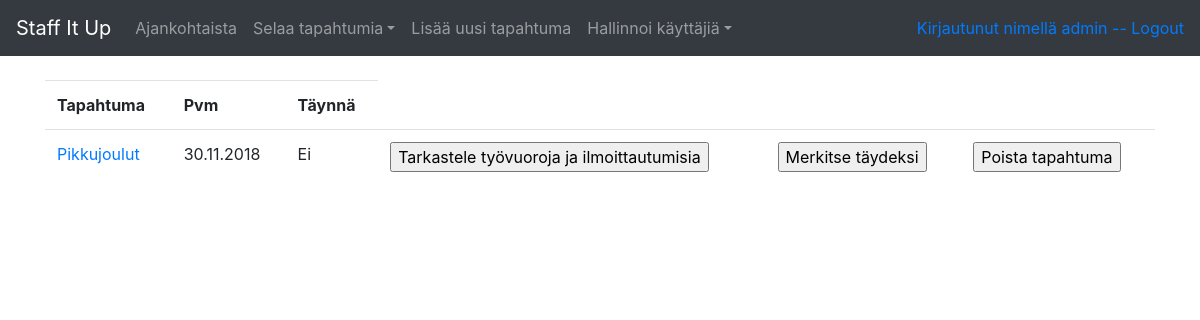
Before: /admin/events/past (signed in) with the older database file.
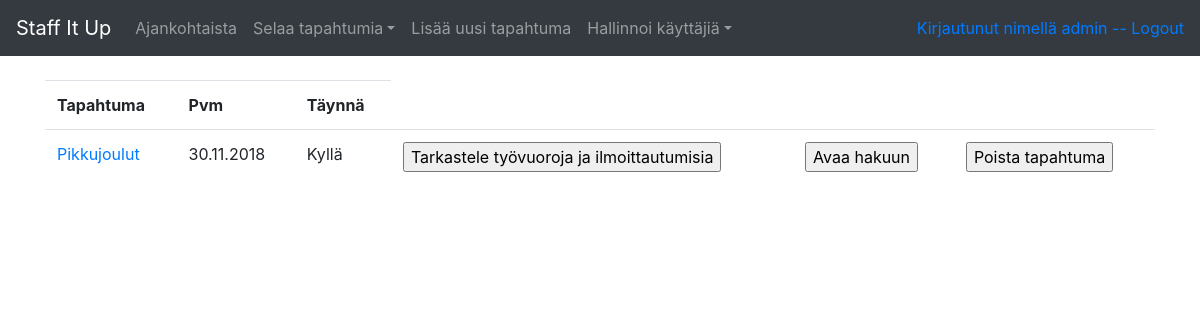
After: the same page with the newer database file.
### application/auth/models.py (models this page shows, shortened)
class User(db.Model):
    __tablename__ = "account"
    id = db.Column(db.Integer, primary_key=True)
    date_created = db.Column(db.DateTime, default=db.func.current_timestamp())
    date_modified = db.Column(db.DateTime, default=db.func.current_timestamp(),
                              onupdate=db.func.current_timestamp())
    name = db.Column(db.String(144), nullable=False)
    username = db.Column(db.String(20), nullable=False)
    password = db.Column(db.String(30), nullable=False)
    email = db.Column(db.String(144))
    phone = db.Column(db.String(20))
    roles = db.relationship("Role", secondary="account_role")
    registrations = db.relationship("AssignmentRegistration", backref='account', lazy=True)
    def is_authenticated(self):
        return True
    def role_ok(self, role):
        for user_role in self.roles:
                    if user_role.name == role:
                        return True

### application/events/models.py (models this page shows, shortened)
class Event(db.Model):
    id = db.Column(db.Integer, primary_key=True)
    type = db.Column(db.String(144), nullable=False)
    date = db.Column(db.Date, nullable=False)
    pax = db.Column(db.Integer)
    info = db.Column(db.String(500))
    staffed = db.Column(db.Boolean, nullable=False)
    assignments = db.relationship("Assignment", backref='event', lazy=True)

### application/events/views.py (the view)
@app.route("/admin/events/past", methods=["GET"])
@login_required(role="admin")
def events_past():
    events=Event.query.filter(Event.date < db.func.current_date()).order_by(Event.date.desc()).all()
    return render_template("admin/events/list.html", events=events, page="past")

### application/__init__.py (called while the page is built)
@login_manager.user_loader
def load_user(user_id):
    return User.query.get(user_id)

### application/templates/admin/events/list.html (shortened to what this page needs)
{% extends "layout.html" %}
{% block body %}
  <table class="table">
    <tr>
      <th>Tapahtuma</th>
      <th>Pvm</th>
      <th>Täynnä</th>
    </tr>
    {% if events is defined and events %}
    {% for event in events %}
    <tr>
      <td>
        <a href="{{ url_for('event_details', event_id=event.id) }}">{{ event.type }}</a>
      </td>
      <td>{{ event.date.strftime("%d.%m.%Y") }}</td>
      {% if event.staffed == False %}
      <td>Ei</td>
      {% else %}
      <td>Kyllä</td>
      {% endif %}
      <td>
        <form method="GET" action="{{ url_for('registrations_list', event_id=event.id) }}">
          <input type="submit" value="Tarkastele työvuoroja ja ilmoittautumisia"/>
        </form>
      </td>
      <td>
	      <form method="POST" action="{{ url_for('events_set_staffed', event_id=event.id, page=page) }}">
          {% if event.staffed == False %}
          <input type="submit" value="Merkitse täydeksi"/>
          {% else %}
          <input type="submit" value="Avaa hakuun"/>
          {% endif %}
	      </form>
      </td>
      <td>
	      <form method="POST" action="{{ url_for('events_delete', event_id=event.id, page=page) }}" onclick="return confirm('Haluatko varmasti poistaa tapahtuman?')">
	        <input type="submit" value="Poista tapahtuma"/>
	      </form>
      </td>
    </tr>
    {% endfor %}
    {% endif %}
  </table>
{% endblock %}

### application/templates/layout.html (shortened to what this page needs)
<!DOCTYPE html>
  <html>
    <head>
      <link rel="stylesheet" href="https://maxcdn.bootstrapcdn.com/bootstrap/4.0.0/css/bootstrap.min.css">
    </head>
    <body>
      <nav class="navbar navbar-expand-md navbar-dark bg-dark mb-4">
        <a class="navbar-brand" href="{{ url_for('index') }} ">Staff It Up</a>
	        <div class="collapse navbar-collapse" id="navbarCollapse">
            <ul class="navbar-nav mr-auto">
              {% if current_user.is_authenticated and current_user.role_ok("admin")  %}
              <li class="nav-item">
                <a class="nav-link" href="{{ url_for('index') }} ">Ajankohtaista</a>
              </li>
              <li class="nav-item dropdown">
                <a class="nav-link dropdown-toggle" href="#" id="navbarDropdown" role="button" data-toggle="dropdown" aria-haspopup="true" aria-expanded="false">
                  Selaa tapahtumia</a>
              </li
              <li class="nav-item">
                <a class="nav-link" href="{{ url_for('events_form') }} ">Lisää uusi tapahtuma</a>
              <li class="nav-item dropdown">
                <a class="nav-link dropdown-toggle" href="#" id="navbarDropdown" role="button" data-toggle="dropdown" aria-haspopup="true" aria-expanded="false">
                  Hallinnoi käyttäjiä</a>
              </li
              {% endif %}
            </ul>
          </div>
          <div class="form-inline mt-2 mt-md-0">
            {% if current_user.is_authenticated %}
            <a href="{{ url_for('auth_logout') }}">Kirjautunut nimellä {{ current_user.name }} -- Logout</a>
            {% endif %}
          </div>
        </nav>
        <main role="main" class="container">
	      {% block body %}{% endblock %}
      </main>
    </body>
  </html>

Changed rows visible on the page:
changed Event "Pikkujoulut": value "Merkitse täydeksi" → "Avaa hakuun"; staffed "Ei" → "Kyllä"
